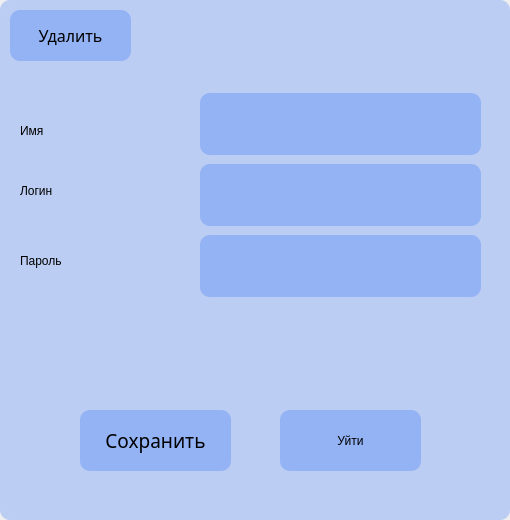
<?xml version="1.0" encoding="UTF-8"?>
<ui version="4.0">
 <class>User_update</class>
 <widget class="QWidget" name="User_update">
  <property name="geometry">
   <rect>
    <x>0</x>
    <y>0</y>
    <width>510</width>
    <height>520</height>
   </rect>
  </property>
  <property name="minimumSize">
   <size>
    <width>0</width>
    <height>0</height>
   </size>
  </property>
  <property name="maximumSize">
   <size>
    <width>16777215</width>
    <height>16777215</height>
   </size>
  </property>
  <property name="windowTitle">
   <string>Widget</string>
  </property>
  <property name="styleSheet">
   <string notr="true">
font: 600 14pt &quot;Noto Sans&quot;;
border-radius: 10px;
</string>
  </property>
  <widget class="QWidget" name="widget" native="true">
   <property name="geometry">
    <rect>
     <x>0</x>
     <y>0</y>
     <width>510</width>
     <height>520</height>
    </rect>
   </property>
   <property name="minimumSize">
    <size>
     <width>0</width>
     <height>290</height>
    </size>
   </property>
   <property name="maximumSize">
    <size>
     <width>16777215</width>
     <height>16777215</height>
    </size>
   </property>
   <property name="font">
    <font>
     <family>Noto Sans</family>
     <pointsize>14</pointsize>
     <italic>false</italic>
     <fontweight>DemiBold</fontweight>
    </font>
   </property>
   <property name="mouseTracking">
    <bool>true</bool>
   </property>
   <property name="styleSheet">
    <string notr="true">background-color: rgba(0, 85, 255, 55);
font: 600 14pt &quot;Noto Sans&quot;;
</string>
   </property>
   <widget class="QPushButton" name="pushButtonUpdate">
    <property name="geometry">
     <rect>
      <x>80</x>
      <y>410</y>
      <width>151</width>
      <height>61</height>
     </rect>
    </property>
    <property name="font">
     <font>
      <family>Noto Sans</family>
      <pointsize>14</pointsize>
      <italic>false</italic>
      <fontweight>DemiBold</fontweight>
     </font>
    </property>
    <property name="text">
     <string>Сохранить</string>
    </property>
   </widget>
   <widget class="QPushButton" name="pushButtonIgnore">
    <property name="geometry">
     <rect>
      <x>280</x>
      <y>410</y>
      <width>141</width>
      <height>61</height>
     </rect>
    </property>
    <property name="text">
     <string>Уйти</string>
    </property>
   </widget>
   <widget class="QPushButton" name="pushButtonRemove">
    <property name="geometry">
     <rect>
      <x>10</x>
      <y>10</y>
      <width>121</width>
      <height>51</height>
     </rect>
    </property>
    <property name="font">
     <font>
      <family>Noto Sans</family>
      <pointsize>12</pointsize>
      <italic>false</italic>
      <fontweight>DemiBold</fontweight>
     </font>
    </property>
    <property name="styleSheet">
     <string notr="true">font: 600 12pt &quot;Noto Sans&quot;;</string>
    </property>
    <property name="text">
     <string>Удалить</string>
    </property>
   </widget>
   <widget class="QLabel" name="label">
    <property name="geometry">
     <rect>
      <x>20</x>
      <y>100</y>
      <width>131</width>
      <height>61</height>
     </rect>
    </property>
    <property name="styleSheet">
     <string notr="true">background-color: None;</string>
    </property>
    <property name="text">
     <string>Имя</string>
    </property>
   </widget>
   <widget class="QLabel" name="label_2">
    <property name="geometry">
     <rect>
      <x>20</x>
      <y>160</y>
      <width>131</width>
      <height>61</height>
     </rect>
    </property>
    <property name="styleSheet">
     <string notr="true">background-color: None;</string>
    </property>
    <property name="text">
     <string>Логин</string>
    </property>
   </widget>
   <widget class="QLabel" name="label_3">
    <property name="geometry">
     <rect>
      <x>20</x>
      <y>230</y>
      <width>131</width>
      <height>61</height>
     </rect>
    </property>
    <property name="styleSheet">
     <string notr="true">background-color: None;</string>
    </property>
    <property name="text">
     <string>Пароль</string>
    </property>
   </widget>
   <widget class="QLabel" name="label_4">
    <property name="geometry">
     <rect>
      <x>50</x>
      <y>340</y>
      <width>391</width>
      <height>21</height>
     </rect>
    </property>
    <property name="styleSheet">
     <string notr="true">font: 400 12pt &quot;Noto Sans&quot;;
color: rgba(30, 85, 255, 0);
background-color: none;</string>
    </property>
    <property name="text">
     <string>Не все поля заполнены</string>
    </property>
   </widget>
   <widget class="QWidget" name="widget_2" native="true">
    <property name="geometry">
     <rect>
      <x>200</x>
      <y>90</y>
      <width>281</width>
      <height>211</height>
     </rect>
    </property>
    <property name="styleSheet">
     <string notr="true">background-color: none;</string>
    </property>
    <layout class="QVBoxLayout" name="verticalLayout">
     <item>
      <widget class="QLineEdit" name="name_textEdit">
       <property name="minimumSize">
        <size>
         <width>0</width>
         <height>62</height>
        </size>
       </property>
       <property name="styleSheet">
        <string notr="true">background-color: rgba(0, 85, 255, 55);</string>
       </property>
      </widget>
     </item>
     <item>
      <widget class="QLineEdit" name="login_textEdit">
       <property name="minimumSize">
        <size>
         <width>0</width>
         <height>62</height>
        </size>
       </property>
       <property name="styleSheet">
        <string notr="true">background-color: rgba(0, 85, 255, 55);</string>
       </property>
      </widget>
     </item>
     <item>
      <widget class="QLineEdit" name="password_textEdit">
       <property name="minimumSize">
        <size>
         <width>0</width>
         <height>62</height>
        </size>
       </property>
       <property name="styleSheet">
        <string notr="true">background-color: rgba(0, 85, 255, 55);</string>
       </property>
      </widget>
     </item>
    </layout>
   </widget>
  </widget>
 </widget>
 <resources/>
 <connections/>
</ui>
